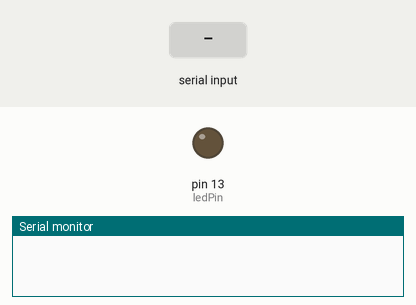
Recording of a sketch running on a simulated Arduino Uno, built with avr-gcc and run on an emulated ATmega328P. On the bench: output pins drawn as LEDs (lit = HIGH), the last lines printed to the serial monitor. Dashed ring = blinking. The inputs (shaded band) are chosen by the test bench.

Above: at 1.2 s.
1.3 s: "TF" received over Serial
At 2.7 s:
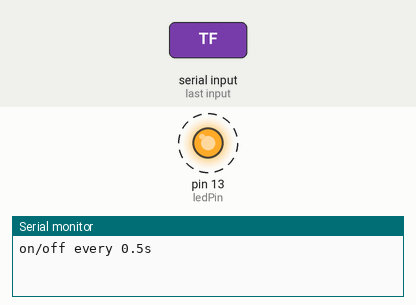
4.3 s: "TO" received over Serial
At 5.2 s:
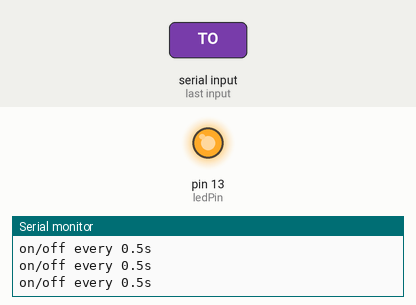
Timing chart, 0 to 10.8 s (numbered marks = the images above; inputs shaded):
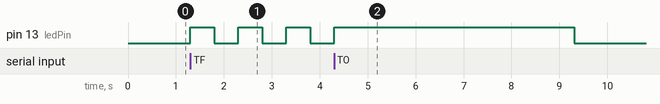

The sketch:

BluetoothTest4.ino
```cpp
char command;
String string;
boolean ledon = false;
#define ledPin 13

  void setup()
  {
    Serial.begin(9600);
    pinMode(ledPin, OUTPUT);
  }

  void loop()
  {
    if (Serial.available() > 0)
    {string = "";}

    while(Serial.available() > 0)
    {
      command = ((byte)Serial.read());

      if(command == ':')
      {
        break;
      }

      else
      {
        string += command;
      }

      delay(1);
    }

    if(string == "TO")
    {
        digitalWrite(ledPin, HIGH);
        delay(5000);
        digitalWrite(ledPin, LOW);
        delay(5000);
        Serial.println("on/off every 5s");
        //ledon = true;
    }

    if(string =="TF")
    {
        //ledOff();
        //ledon = false;
        //Serial.println(string);
        digitalWrite(ledPin, HIGH);
        delay(500);
        digitalWrite(ledPin, LOW);
        delay(500);
        Serial.println("on/off every 0.5s");
    }

//    if ((string.toInt()>=0)&&(string.toInt()<=255))
//    {
//      if (ledon==true)
//      {
//        analogWrite(led, string.toInt());
//        Serial.println(string);
//        delay(10);
//      }
//    }
 }

//void ledOn()
//   {
//      analogWrite(led, 255);
//      delay(10);
//    }
//
// void ledOff()
// {
//      analogWrite(led, 0);
//      delay(10);
// }
```

bluetooth.cpp
```cpp
#include "bluetooth.h"

int Bluetooth::getrxPin(){
    return rxPin;
}

void Bluetooth::setrxPin(int rx){
    rxPin = rx;
}

int Bluetooth::gettxPin(){
    return txPin;
}

void Bluetooth::settxPin(int tx){
    txPin = tx;
}

void Bluetooth::setupBluetooth(){
    btSerial = new SoftwareSerial(rxPin, txPin);
    pinMode(txPin, OUTPUT);
    pinMode(rxPin, INPUT);

    btSerial->begin(9600);

    Serial.println("Bluetooth with 9600");
    btSerial->write("AT+BAUD4");
    delay(1100);
    while (btSerial->available())
    Serial.write(btSerial->read());

    btSerial->write(Name);
    delay(1100);
    while (btSerial->available())
    Serial.write(btSerial->read());

    Serial.println("\nAjusting PIN - 6666");
    btSerial->write("AT+PIN6666");
    delay(1100);
    while (btSerial->available())
    Serial.write(btSerial->read());

    Serial.println("\nBluetooth version");
    btSerial->write("AT+VERSION");
    delay(1100);
    while (btSerial->available())
    Serial.write(btSerial->read());
}

Bluetooth::Bluetooth(char name[]){
    setName(name);
    setrxPin(2);
    settxPin(3);
}

Bluetooth::Bluetooth(char name[], int r, int t){
    setName(name);
    setrxPin(r);
    settxPin(t);
    setupBluetooth();
}

void Bluetooth::setName(char c[]){
    strcpy(Name, "AT+NAME");
    strcat(Name, c);
}
char * Bluetooth::getName(){
    return &Name[0];
}


String Bluetooth::Read(){
    char c;
    String retorno = "";
    if(btSerial->available())
        while(1){
            c = btSerial->read();
            retorno += c;
            if(c == '#')
              break;
        }
    return retorno;
}

void Bluetooth::Send(char c[]){
    btSerial->print(c);
}
```

bluetooth.h
```cpp
#ifndef bluetooth_h
#define bluetooth_h

#include "Arduino.h"
#include <SoftwareSerial.h>


class Bluetooth{
private:
    int rxPin = 2;
    int txPin = 3;
    SoftwareSerial *btSerial = new SoftwareSerial(2, 3);
    char msg[1024];
    void read();
    char Name[256];

public:
    int getrxPin();
    void setrxPin(int rx);
    int gettxPin();
    void settxPin(int tx);
    void setupBluetooth();
    Bluetooth(char name[]);
    Bluetooth(char name[], int r, int t);
    String Read();
    void Send(char c[]);
    char *getName();
    void setName(char c[]);
};


#endif
```

Measured:
- after the input at 1.3 s, pin 13 (ledPin): alternates HIGH for 0.50 s and LOW for 0.50 s, starting at once
